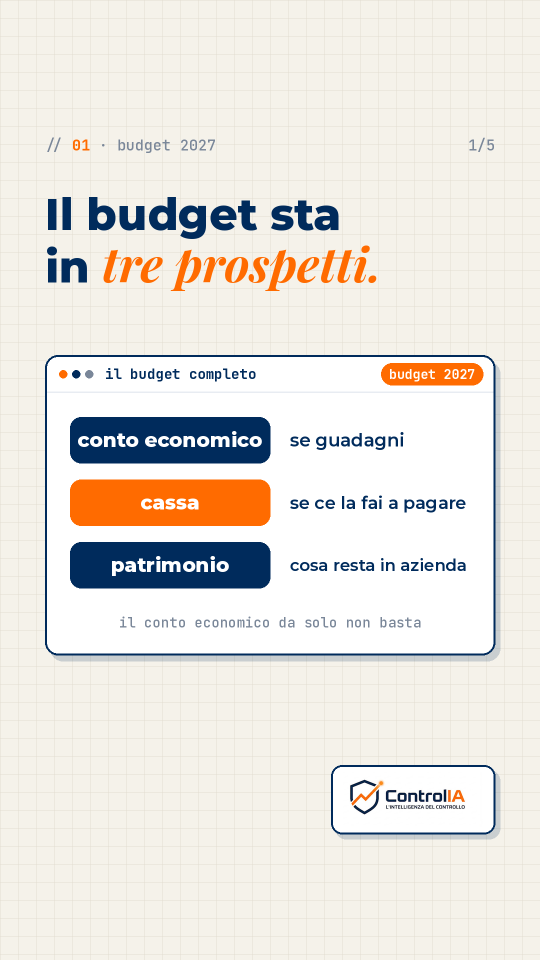
#> input picture media/2026-11-22/storia_1.png, 1080 x 1920 px, given in place of logo.png, which was not available (shown at 1/2 size)
$ python contenuti_2026_11_22_23.py
#> lines starting #> are read from the running program, lines starting #| are printed output that depends on the picture
### generator/reel/render2.py
import sys, os, math, subprocess
from PIL import Image, ImageDraw, ImageFont

S = os.path.dirname(os.path.abspath(__file__))
FD = os.path.join(os.path.dirname(S), "fonts")
W, H, FPS = 1080, 1920, 30
PAPER, LINE = (245, 242, 234), (226, 221, 209)
NAVY, ORANGE, WHITE = (0, 43, 92), (255, 107, 0), (255, 255, 255)
GREY, SOFT = (122, 135, 153), (232, 236, 242)
MX = 90
_fc = {}


def F(name, size):
    k = (name, size)
    if k not in _fc:
        _fc[k] = ImageFont.truetype(os.path.join(FD, name + ".ttf"), size)
    return _fc[k]


def ease(x):
    x = max(0.0, min(1.0, x))
    return 1 - (1 - x) ** 3


def pr(t, start, dur=0.4):
    return ease((t - start) / dur)


# ---------- paper background ----------
BG = Image.new("RGB", (W, H), PAPER)
_b = ImageDraw.Draw(BG)
for x in range(0, W, 36):
    _b.line([x, 0, x, H], fill=LINE, width=1)
for y in range(0, H, 36):
    _b.line([0, y, W, y], fill=LINE, width=1)


class Frame:
    def __init__(self):
        self.img = BG.copy().convert("RGBA")

    # [14 lines left out: functions layer, _off, not called in this run]


# ---------- building blocks ----------
def rich(d, x, y, segs, size, center=False):
    """segs: [(text, 'b'|'i')]; y is the baseline."""
    fonts = {"b": (F("M800", size), NAVY), "i": (F("PFI", int(size * 1.08)), ORANGE)}
    if center:
        x = (W - sum(fonts[s][0].getlength(tx) for tx, s in segs)) / 2
    for tx, s in segs:
        f, c = fonts[s]
        d.text((x, y), tx, font=f, fill=c, anchor="ls")
        x += f.getlength(tx)


# [8 lines left out: function header, not called in this run]


def pill(d, xr, cy, s, color=ORANGE, size=26):
    f = F("MONOB", size)
    w = f.getlength(s) + 32
    d.rounded_rectangle([xr - w, cy - 22, xr, cy + 22], 22, fill=color)
    d.text((xr - w / 2, cy), s, font=f, fill=WHITE, anchor="mm")
    return w


def card(d, x, y, w, h, title, tag=None, tagc=ORANGE):
    d.rounded_rectangle([x + 10, y + 12, x + w + 10, y + h + 12], 26, fill=(0, 43, 92, 46))
    d.rounded_rectangle([x, y, x + w, y + h], 26, fill=WHITE, outline=NAVY, width=4)
    for i, c in enumerate((ORANGE, NAVY, GREY)):
        d.ellipse([x + 28 + i * 26, y + 30, x + 44 + i * 26, y + 46], fill=c)
    d.text((x + 120, y + 38), title, font=F("MONOB", 28), fill=NAVY, anchor="lm")
    if tag:
        pill(d, x + w - 24, y + 38, tag, tagc)
    d.line([x + 4, y + 74, x + w - 4, y + 74], fill=SOFT, width=3)


# [150 lines left out: functions wordmark, s1, s2, s3, s4, s5, not called in this run]


SCENES = [(s1, 3.6), (s2, 3.0), (s3, 5.4), (s4, 3.2), (s5, 4.4)]
PAPER_RGBA = BG.convert("RGBA")


# [8 lines left out: function frame, not called in this run]


# [23 lines that do not run on import are left out]

### generator/reel/reels.py
import sys, os, math, subprocess
from PIL import Image, ImageDraw
import render2 as r
from render2 import F, NAVY, ORANGE, WHITE, GREY, SOFT, card, pill, pr, ease, Frame

S = r.S
W, H, FPS, MX = 1080, 1920, 30, 90
B, I = "b", "i"

# ---------- logo sticker (bottom right) ----------
_lg = Image.open(os.path.join(os.path.dirname(S), "logo.png")).convert("RGBA")
_lg = _lg.resize((280, int(280 * _lg.height / _lg.width)), Image.LANCZOS)
#> _lg: PIL image 280x497 RGBA
LOGO = Image.new("RGBA", (340, 150), (0, 0, 0, 0))
#> LOGO: PIL image 340x150 RGBA; every value is 0
_d = ImageDraw.Draw(LOGO)
_d.rounded_rectangle([8, 10, 338, 148], 22, fill=(0, 43, 92, 46))
_d.rounded_rectangle([0, 0, 328, 138], 22, fill=WHITE, outline=NAVY, width=4)
LOGO.alpha_composite(_lg, (24, (138 - _lg.height) // 2))
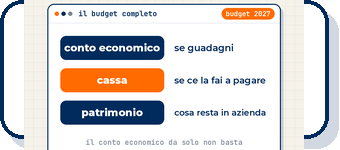
#> LOGO: PIL image 340x150 RGBA; mean R, G, B, A 204.1, 202.4, 203.7, 243.3; transparent parts drawn white


def put_logo(img, y=1530):
    img.alpha_composite(LOGO, (W - MX - 328, y))


# ---------- helpers ----------
# [4 lines left out: function back, not called in this run]


def seg_w(segs, size):
    return sum((F("M800", size) if s == "b" else F("PFI", int(size * 1.08))).getlength(t) for t, s in segs)


# [17 lines left out: functions Hd, header, not called in this run]


def T(d, xy, s, fname, size, fill, anchor="lm", maxw=None):
    f = F(fname, size)
    while maxw and f.getlength(s) > maxw:
        size -= 1
        f = F(fname, size)
    d.text(xy, s, font=f, fill=fill, anchor=anchor)


# [6 lines left out: function pillL, not called in this run]


def tick(d, x, cy, on, s=52, color=ORANGE):
    if on:
        d.rounded_rectangle([x, cy - s / 2, x + s, cy + s / 2], 10, fill=color)
        d.line([x + s * .22, cy, x + s * .42, cy + s * .22, x + s * .78, cy - s * .22], fill=WHITE, width=7)
    else:
        d.rounded_rectangle([x, cy - s / 2, x + s, cy + s / 2], 10, outline=NAVY, width=5)


def typed(s, t, t0, cps=22):
    return s[: max(0, int((t - t0) * cps))]


# [16 lines left out: function stamp, not called in this run]


def cta(topic, n, tot, word, msg, lead="Commenta"):
    # [23 lines left out: function sc, not called in this run]
    return sc


# [21 lines left out: function mini, not called in this run]


# =====================================================================
# REEL A - Claude for Finance
# =====================================================================
TA = "Claude for Finance"


# [72 lines left out: functions a1, a2, a3, a4, not called in this run]


REEL_A = [(a1, 3.8), (a2, 5.6), (a3, 4.0), (a4, 4.8),
          (cta(TA, 5, 5, "SKILL", ["Ti scrivo quali skill servono", "alla tua azienda."]), 4.2)]

# =====================================================================
# REEL B - Cos'e' una skill
# =====================================================================
TB = "skill di Claude"


# [70 lines left out: functions b1, b2, b3, b4, not called in this run]


REEL_B = [(b1, 3.8), (b2, 4.2), (b3, 4.6), (b4, 4.2),
          (cta(TB, 5, 5, "METODO", ["Ti spiego come trasformare", "un tuo report in una skill."]), 4.2)]

# =====================================================================
# REEL C - 5 skill finance
# =====================================================================
TC = "skill finance"


# [26 lines left out: functions squares, c1, not called in this run]


def item(n, lines, title, body):
    # [10 lines left out: function sc, not called in this run]
    return sc


# [73 lines left out: functions k1, k2, k3, k4, k5, c7, not called in this run]


REEL_C = [(c1, 3.6),
          (item(1, [[("Business plan di", B)], [("una ", B), ("nuova linea", I)]], "risultato", k1), 2.8),
          (item(2, [[("Aging dei", B)], [("crediti", I)]], "scaduto per fascia", k2), 2.8),
          (item(3, [[("Scenari", B)], [("di ", B), ("cassa", I)]], "tre scenari", k3), 2.8),
          (item(4, [[("Stato patrimoniale", B)], [("riclassificato", I)]], "impieghi e fonti", k4), 2.8),
          (item(5, [[("Revisione del", B)], [("modello ", B), ("Excel", I)]], "controllo", k5), 2.8),
          (c7, 3.6)]

REELS = {"A_claude_for_finance": REEL_A, "B_cosa_e_una_skill": REEL_B, "C_5_skill_finance": REEL_C}


# [9 lines left out: function frame, not called in this run]


# [33 lines that do not run on import are left out]

### generator/reel/contenuti_2026_11_22_23.py
"""Immagine singola e storie del 22 nov 2026; carosello e storie del 23 nov 2026.
Uso: python3 contenuti_2026_11_22_23.py [prefisso_fogli_di_controllo]"""
import os, sys
from PIL import Image, ImageDraw
import render2 as r
import reels
from render2 import F, NAVY, ORANGE, WHITE, GREY, SOFT, PAPER, LINE, card, pill

MEDIA = os.path.join(os.path.dirname(os.path.dirname(r.S)), "media")
W, MX = 1080, 90
B, I = "b", "i"
T = reels.T
tick = reels.tick


def canvas(h):
    bg = Image.new("RGB", (W, h), PAPER)
    b = ImageDraw.Draw(bg)
    for x in range(0, W, 36):
        b.line([x, 0, x, h], fill=LINE)
    for y in range(0, h, 36):
        b.line([0, y, W, y], fill=LINE)
    ly = Image.new("RGBA", (W, h), (0, 0, 0, 0))
    return bg.convert("RGBA"), ly, ImageDraw.Draw(ly)


def save(bg, ly, day, name, logo_y):
    os.makedirs(os.path.join(MEDIA, day), exist_ok=True)
    bg.alpha_composite(ly)
    bg.alpha_composite(reels.LOGO, (W - MX - 328, logo_y))
    bg.convert("RGB").save(os.path.join(MEDIA, day, name))


def head(d, y, topic, n, tot):
    f = F("MONO", 30)
    d.text((MX, y), "// ", font=f, fill=GREY)
    d.text((MX + f.getlength("// "), y), f"0{n}", font=F("MONOB", 30), fill=ORANGE)
    d.text((MX + f.getlength("// 0n "), y), f"· {topic}", font=f, fill=GREY)
    if tot:
        d.text((W - MX, y), f"{n}/{tot}", font=f, fill=GREY, anchor="ra")


def seg_w(segs, size):
    return sum((F("M800", size) if s == "b" else F("PFI", int(size * 1.08))).getlength(t) for t, s in segs)


def headline(d, y, lines, size=88):
    while max(seg_w(l, size) for l in lines) > W - 2 * MX:
        size -= 2
    for i, l in enumerate(lines):
        r.rich(d, MX, y + i * int(size * 1.2), l, size)
    return y + len(lines) * int(size * 1.2)


def story(day, n, topic, lines, body):
    bg, ly, d = canvas(1920)
    head(d, 270, topic, n, 5)
    y = headline(d, 460, lines)
    body(d, y + 40)
    save(bg, ly, day, f"storia_{n}.png", 1920 - 390)


def rows_pill(d, y, items, w=350, step=125):
    for i, (s, sub, c) in enumerate(items):
        yy = y + 170 + i * step
        d.rounded_rectangle([MX + 50, yy - 46, MX + 50 + w, yy + 46], 22, fill=c)
        T(d, (MX + 50 + w // 2, yy), s, "M800", 40, WHITE, "mm", maxw=w - 30)
        T(d, (MX + 90 + w, yy), sub, "M600", 36, NAVY, maxw=800 - w - 40)


def rows_check(d, y, items, step=105, size=38, first=ORANGE):
    for i, s in enumerate(items):
        yy = y + 150 + i * step
        tick(d, MX + 50, yy, True, 50, first if i == 0 else NAVY)
        T(d, (MX + 130, yy), s, "M600", size, NAVY, maxw=730)


# =====================================================================
# 22 NOVEMBRE
# =====================================================================
D22 = "2026-11-22"
DOMANDE = ["Quanto vendo?", "A che prezzo?", "Quanto mi costa farlo?", "Quante persone servono?",
           "Quando incasso?", "E se va peggio?"]


def post22():
    bg, ly, d = canvas(1350)
#> in canvas, `bg = Image.new("RGB", (W, h), PAPER)`:
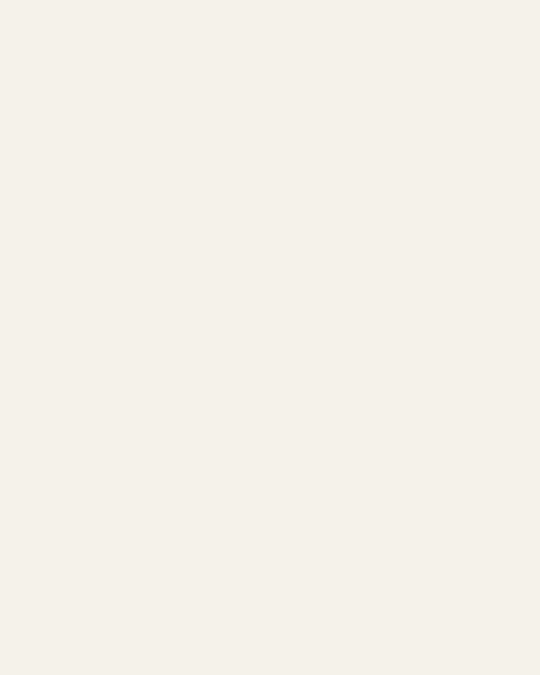
#> bg: PIL image 1080x1350 RGB (shown at 1/2 size); mean R, G, B 245, 242, 234
    head(d, 80, "budget 2027", 1, 0)
    y = headline(d, 270, [[("Il budget 2027", B)], [("risponde a ", B), ("sei domande.", I)]])
    card(d, MX, y + 10, 900, 560, "budget 2027 · una pagina", "checklist")
    for i, s in enumerate(DOMANDE):
        yy = y + 135 + i * 80
        d.text((MX + 50, yy), f"0{i + 1}", font=F("MONOB", 34), fill=ORANGE, anchor="lm")
        T(d, (MX + 130, yy), s, "M800", 40, NAVY, maxw=700)
    T(d, (MX, y + 630), "Se manca una risposta, il budget non è pronto.", "M600", 36, GREY, maxw=880)
    save(bg, ly, D22, "immagine_sei_domande.png", 1350 - 190)


def s22_1(d, y):
    card(d, MX, y, 900, 600, "il budget completo", "budget 2027")
    rows_pill(d, y, (("conto economico", "se guadagni", NAVY), ("cassa", "se ce la fai a pagare", ORANGE),
                     ("patrimonio", "cosa resta in azienda", NAVY)), w=400)
    T(d, (MX + 450, y + 535), "il conto economico da solo non basta", "MONO", 28, GREY, "mm")


def s22_2(d, y):
    card(d, MX, y, 900, 520, "prima di caricare il file", "AI")
    rows_check(d, y, ["a cosa serve l'analisi", "da dove vengono i dati", "quali controlli fare"])
    T(d, (MX + 450, y + 470), "il contesto vale più del prompt", "MONO", 28, GREY, "mm")


def s22_3(d, y):
    card(d, MX, y, 900, 660, "sei domande", "oggi sul profilo")
    for i, s in enumerate(DOMANDE):
        yy = y + 135 + i * 76
        d.text((MX + 50, yy), f"0{i + 1}", font=F("MONOB", 32), fill=ORANGE, anchor="lm")
        T(d, (MX + 130, yy), s, "M600", 36, NAVY, maxw=700)
    T(d, (MX + 450, y + 615), "il post di oggi, in una pagina", "MONO", 28, GREY, "mm")


def s22_4(d, y):
    card(d, MX, y, 900, 560, "incassi", "budget di cassa")
    rows_pill(d, y, (("in fattura", "i termini concordati", NAVY), ("in banca", "quando arrivano davvero", ORANGE)),
              w=330, step=140)
    T(d, (MX + 450, y + 480), "nel budget di cassa usa la seconda", "MONO", 28, GREY, "mm")


def s22_5(d, y):
    card(d, MX, y, 900, 520, "chat", "nuovo reel")
    d.rounded_rectangle([MX + 40, y + 110, MX + 860, y + 250], 36, fill=SOFT)
    T(d, (MX + 76, y + 150), "Prepara il budget 2027 mese per mese,", "M600", 34, NAVY, maxw=760)
    T(d, (MX + 76, y + 206), "partendo dal consuntivo.", "M600", 34, NAVY, maxw=760)
    d.rounded_rectangle([MX + 40, y + 300, MX + 860, y + 392], 20, fill=SOFT)
    d.rounded_rectangle([MX + 62, y + 316, MX + 122, y + 376], 10, fill=ORANGE)
    T(d, (MX + 92, y + 346), "xls", "MONOB", 20, WHITE, "mm")
    T(d, (MX + 150, y + 346), "budget_2027.xlsx", "M600", 36, NAVY)
    T(d, (MX + 450, y + 465), "oggi sul profilo: il reel", "MONO", 28, GREY, "mm")


# =====================================================================
# 23 NOVEMBRE
# =====================================================================
D23 = "2026-11-23"
N = 6
PASSI = ["Parti dal saldo di inizio anno", "Porta i ricavi sui giorni di incasso",
         "Metti ogni uscita nel suo mese", "Cerca il punto più basso"]


def slide(n, topic, draw):
    bg, ly, d = canvas(1350)
    head(d, 80, topic, n, N)
    draw(d)
    if n < N:
        d.text((MX, 1240), "scorri >>", font=F("MONOB", 28), fill=ORANGE)
    save(bg, ly, D23, f"carosello_budget_cassa_{n}.png", 1350 - 190)


def curve(d, x, y, w, h, low_mark=True):
    pts = [0.55, 0.62, 0.48, 0.35, 0.28, 0.12, 0.22, 0.40, 0.52, 0.45, 0.60, 0.70]
    P = [(x + i * w / 11, y + h - p * h) for i, p in enumerate(pts)]
    d.line([x, y + h, x + w, y + h], fill=SOFT, width=4)
    d.line(P, fill=NAVY, width=8, joint="curve")
    if low_mark:
        lx, lyy = P[5]
        d.ellipse([lx - 16, lyy - 16, lx + 16, lyy + 16], fill=ORANGE)
        d.line([lx, lyy + 20, lx, y + h], fill=ORANGE, width=3)


def k1(d):
    y = headline(d, 290, [[("Budget di cassa", B)], [("in ", B), ("4 passi.", I)]], 96)
    card(d, MX, y + 10, 900, 520, "saldo di cassa per mese", "illustrativo")
    curve(d, MX + 60, y + 130, 780, 300)
    T(d, (MX + 450, y + 480), "il mese più basso è quello da guardare", "MONO", 28, GREY, "mm")


def passo(num, lines, body):
    def f(d):
        d.text((MX, 470), num, font=F("PFI", 280), fill=ORANGE, anchor="ls")
        y = headline(d, 640, lines, 80)
        card(d, MX, y + 20, 900, 300, "come lo faccio", "metodo", NAVY)
        T(d, (MX + 50, y + 155), body[0], "M600", 38, GREY, maxw=800)
        T(d, (MX + 50, y + 235), body[1], "M800", 38, NAVY, maxw=800)
    return f


def k6(d):
    y = headline(d, 300, [[("L'AI ", B), ("controlla.", I)], [("Tu decidi.", B)]], 92)
    card(d, MX, y + 10, 900, 300, "controlli con l'AI", "budget di cassa")
    for k, s in enumerate(["Ogni ricavo ha il suo incasso?", "Ogni investimento ha il suo pagamento?",
                           "Il saldo minimo regge?"]):
        yy = y + 135 + k * 62
        tick(d, MX + 50, yy, True, 44, ORANGE if k == 0 else NAVY)
        T(d, (MX + 120, yy), s, "M600", 34, NAVY, maxw=740)
    y2 = y + 360
    r.rich(d, MX, y2 + 70, [("Commenta ", B), ("BUDGET.", I)], 80)
    d.rounded_rectangle([MX, y2 + 120, MX + 900, y2 + 220], 30, fill=ORANGE)
    T(d, (MX + 40, y2 + 170), "Ti mando la guida sulla cassa a 13 settimane.", "M800", 38, WHITE, maxw=820)


def s23_1(d, y):
    card(d, MX, y, 900, 560, "saldo di cassa per mese", "illustrativo")
    curve(d, MX + 60, y + 120, 780, 300)
    T(d, (MX + 450, y + 490), "conta il punto più basso, non dicembre", "MONO", 28, GREY, "mm")


def s23_2(d, y):
    card(d, MX, y, 900, 560, "prima del budget", "controllo")
    rows_pill(d, y, (("piano dei conti", "uguale al consuntivo", NAVY), ("centri di costo", "gli stessi di oggi", NAVY),
                     ("confronto", "possibile ogni mese", ORANGE)), w=380)
    T(d, (MX + 450, y + 510), "se le voci cambiano, il confronto salta", "MONO", 28, GREY, "mm")


def s23_3(d, y):
    card(d, MX, y, 900, 560, "budget di cassa", "oggi sul profilo")
    for i, s in enumerate(PASSI):
        yy = y + 140 + i * 90
        d.text((MX + 50, yy), f"0{i + 1}", font=F("MONOB", 32), fill=ORANGE, anchor="lm")
        T(d, (MX + 130, yy), s, "M600", 36, NAVY, maxw=720)
    T(d, (MX + 450, y + 510), "il carosello di oggi", "MONO", 28, GREY, "mm")


def s23_4(d, y):
    card(d, MX, y, 900, 560, "incoerenze da cercare", "AI")
    rows_check(d, y, ["ricavi in crescita, personale fermo", "incassi più veloci dei termini",
                      "investimenti senza pagamento"], step=110, size=36)
    T(d, (MX + 450, y + 500), "chiedi all'AI di trovarle, poi decidi tu", "MONO", 28, GREY, "mm")


def s23_5(d, y):
    card(d, MX, y, 900, 560, "Excel + Claude", "nuovo reel")
    for i in range(6):
        for j in range(5):
            fill = ORANGE if (i, j) == (3, 3) else (SOFT if i == 0 or j == 0 else WHITE)
            d.rectangle([MX + 40 + j * 70, y + 110 + i * 60, MX + 107 + j * 70, y + 167 + i * 60], fill=fill,
                        outline=(214, 220, 230))
    d.rounded_rectangle([MX + 430, y + 100, MX + 860, y + 470], 20, fill=SOFT, outline=NAVY, width=3)
    T(d, (MX + 460, y + 140), "Claude", "MONOB", 26, ORANGE)
    T(d, (MX + 460, y + 200), "Perché il margine", "M600", 30, NAVY)
    T(d, (MX + 460, y + 245), "di marzo scende?", "M600", 30, NAVY)
    T(d, (MX + 450, y + 515), "oggi sul profilo: il reel", "MONO", 28, GREY, "mm")


if __name__ == "__main__":
    post22()
#> in post22, `y = headline(d, 270, [[("Il budget 2027", B)], [("risponde a ", B), ("..`: y = 438
#> the loop in post22, `for i, s in enumerate(DOMANDE):` made 6 passes
#> yy on passes 1 to 6: 573, 653, 733, 813, 893, 973
#> in save, `bg.alpha_composite(reels.LOGO, (W - MX - 328, logo_y))`:
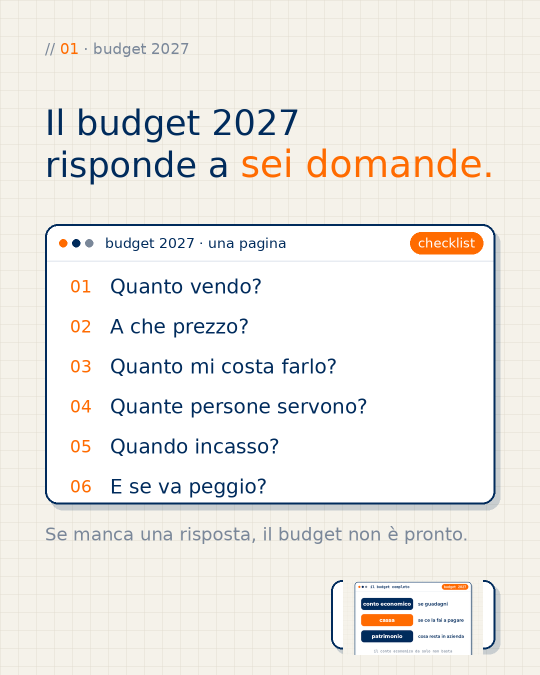
#> bg: PIL image 1080x1350 RGBA (shown at 1/2 size); mean R, G, B, A 238.2, 236.1, 231.7, 255
    story(D22, 1, "budget 2027", [[("Il budget sta", B)], [("in ", B), ("tre prospetti.", I)]], s22_1)
#> in story, `y = headline(d, 460, lines)`: y = 670
#> call 2 of save, with day = '2026-11-22', name = 'storia_1.png', logo_y = 1530
#> in save (call 2), `bg.convert("RGB").save(os.path.join(MEDIA, day, name))`:
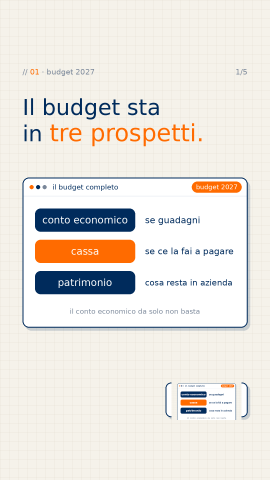
#> saved as storia_1.png: PIL image 1080x1920 RGB (shown at 1/4 size); mean R, G, B 233.2, 229.1, 223
    story(D22, 2, "AI per la finanza", [[("All'AI dai il", B)], [("contesto,", I), (" non", B)], [("solo il file.", B)]], s22_2)
#> call 3 of save, with day = '2026-11-22', name = 'storia_2.png', logo_y = 1530
#> in save (call 3), `bg.convert("RGB").save(os.path.join(MEDIA, day, name))`:
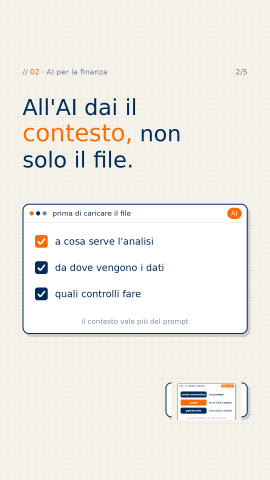
#> saved as storia_2.png: PIL image 1080x1920 RGB (shown at 1/4 size); mean R, G, B 239.8, 237.5, 232
    story(D22, 3, "budget 2027", [[("Sei domande,", B)], [("una ", B), ("pagina.", I)]], s22_3)
    story(D22, 4, "tesoreria", [[("Nel budget conta", B)], [("quando ", B), ("incassi.", I)]], s22_4)
    story(D22, 5, "Claude in pratica", [[("Il foglio del budget,", B)], [("pronto in ", B), ("chat.", I)]], s22_5)
#> in save (call 6), `bg.alpha_composite(ly)`:
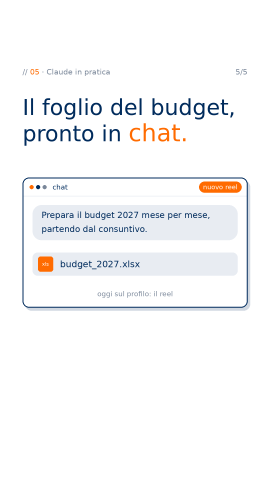
#> ly: PIL image 1080x1920 RGBA (shown at 1/4 size); mean R, G, B, A 53.7, 54.3, 55.5, 61.6; transparent parts drawn white

    slide(1, "budget 2027", k1)
    slide(2, "passo 1", passo("01", [[("Parti dal saldo", B)], [("di ", B), ("inizio anno.", I)]],
                              ["Non lo sai ancora: stimalo.", "Saldo di oggi più i movimenti fino a dicembre."]))
    slide(3, "passo 2", passo("02", [[("Porta i ricavi sui", B)], [("giorni di ", B), ("incasso.", I)]],
                              ["Una fattura di marzo può entrare a maggio.", "Usa i tempi reali, cliente per cliente."]))
    slide(4, "passo 3", passo("03", [[("Ogni uscita", B)], [("nel suo ", B), ("mese.", I)]],
                              ["Fornitori, stipendi, imposte, rate.", "Tredicesime e investimenti a parte."]))
#> in save (call 10), `bg.alpha_composite(ly)`:
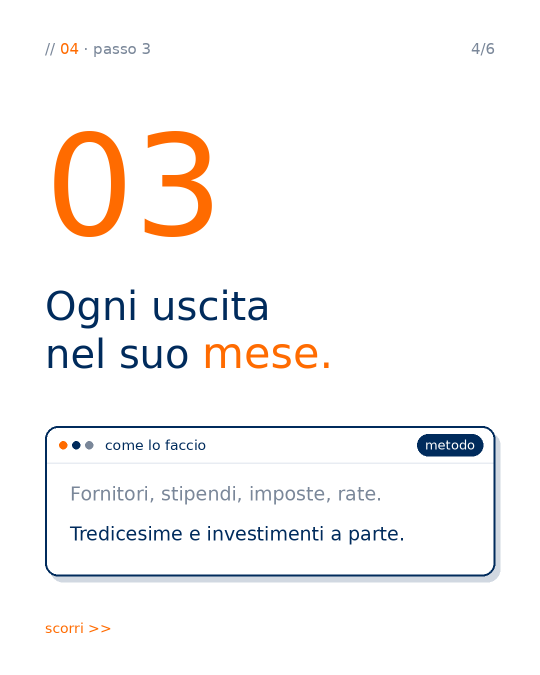
#> ly: PIL image 1080x1350 RGBA (shown at 1/2 size); mean R, G, B, A 48.8, 47.1, 46.5, 55; transparent parts drawn white
    slide(5, "passo 4", passo("04", [[("Cerca il punto", B)], [("più ", B), ("basso.", I)]],
                              ["Il saldo di fine anno inganna.", "Il mese peggiore ti dice se serve fido."]))
    slide(6, "il prossimo passo", k6)
    story(D23, 1, "budget 2027", [[("Il saldo che conta", B)], [("è il più ", B), ("basso.", I)]], s23_1)
    story(D23, 2, "controllo di gestione", [[("Prima del budget,", B)], [("il ", B), ("piano dei conti.", I)]], s23_2)
    story(D23, 3, "budget 2027", [[("Budget di cassa", B)], [("in ", B), ("4 passi.", I)]], s23_3)
    story(D23, 4, "AI per la finanza", [[("Chiedi all'AI", B)], [("le ", B), ("incoerenze.", I)]], s23_4)
    story(D23, 5, "Claude in pratica", [[("Chiedi al tuo Excel", B)], [("perché il margine", B)], [("scende.", I)]], s23_5)

    if len(sys.argv) > 1:
        sets = (("22", D22, ["immagine_sei_domande.png"] + [f"storia_{i}.png" for i in range(1, 6)]),
                ("23s", D23, [f"storia_{i}.png" for i in range(1, 6)]),
                ("23c", D23, [f"carosello_budget_cassa_{i}.png" for i in range(1, N + 1)]))
        for pref, day, names in sets:
            ims = [Image.open(os.path.join(MEDIA, day, n)) for n in names]
            ims = [im.resize((432, int(432 * im.height / im.width))) for im in ims]
            sh = Image.new("RGB", (432 * len(ims), max(i.height for i in ims)), "white")
            for i, im in enumerate(ims):
                sh.paste(im, (432 * i, 0))
            sh.save(f"{sys.argv[1]}_{pref}.png")
